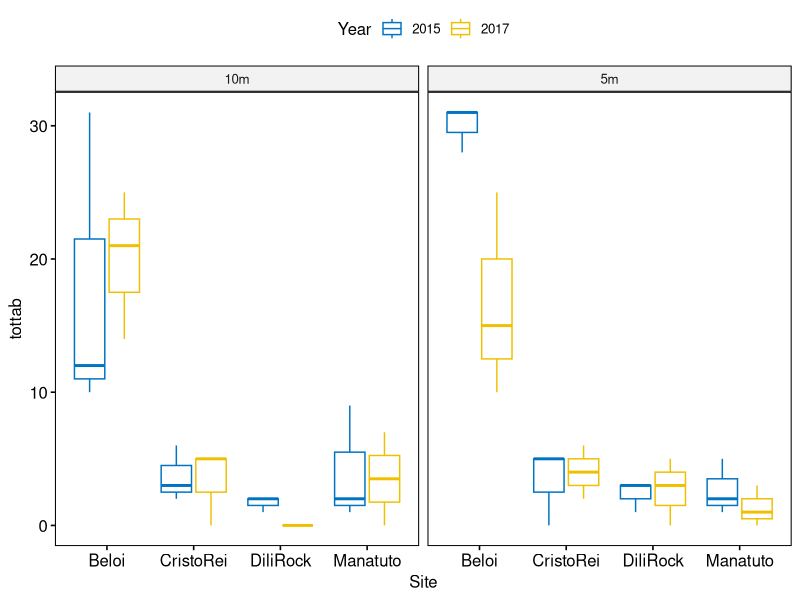
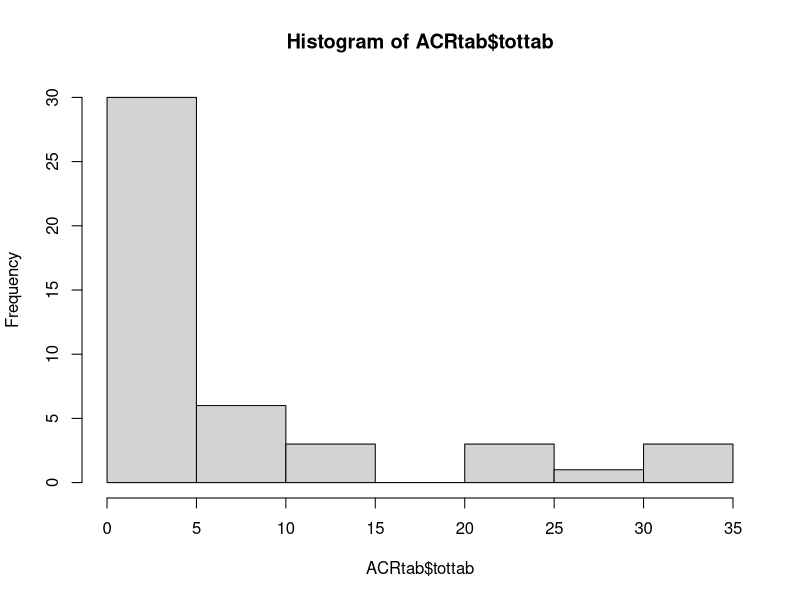
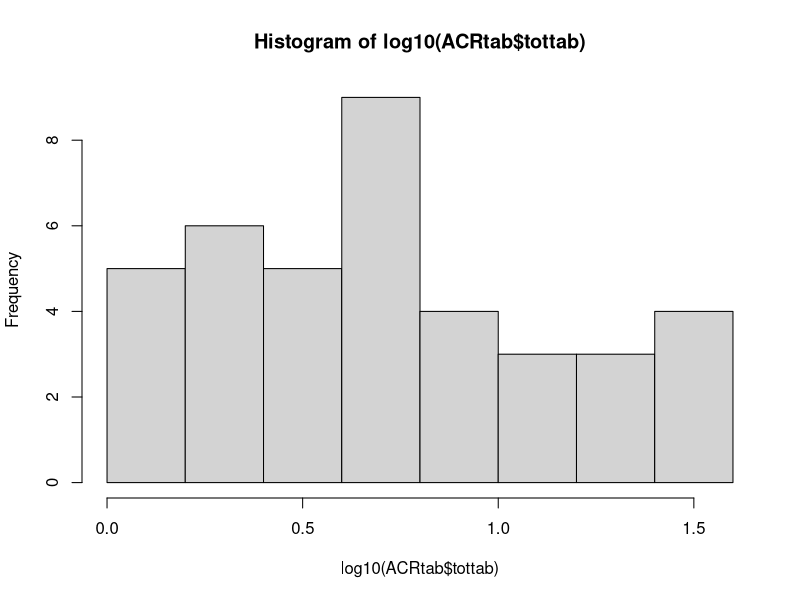
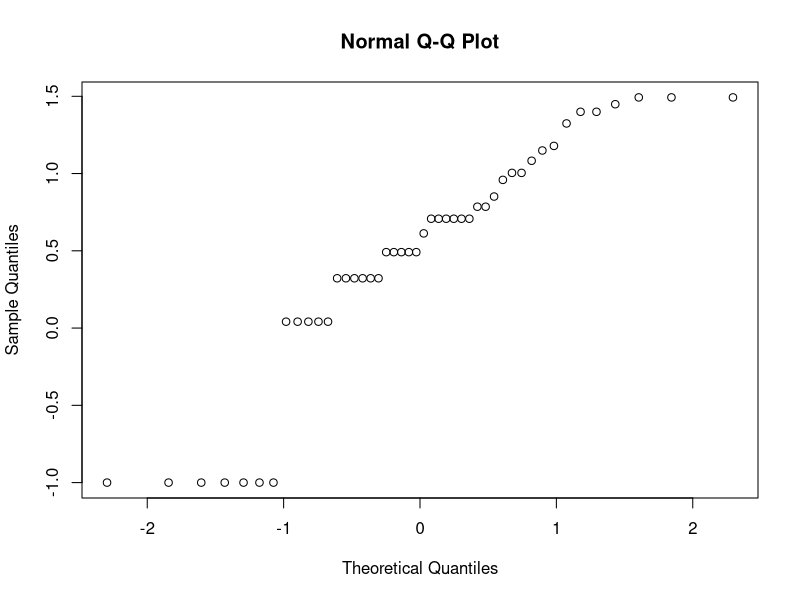
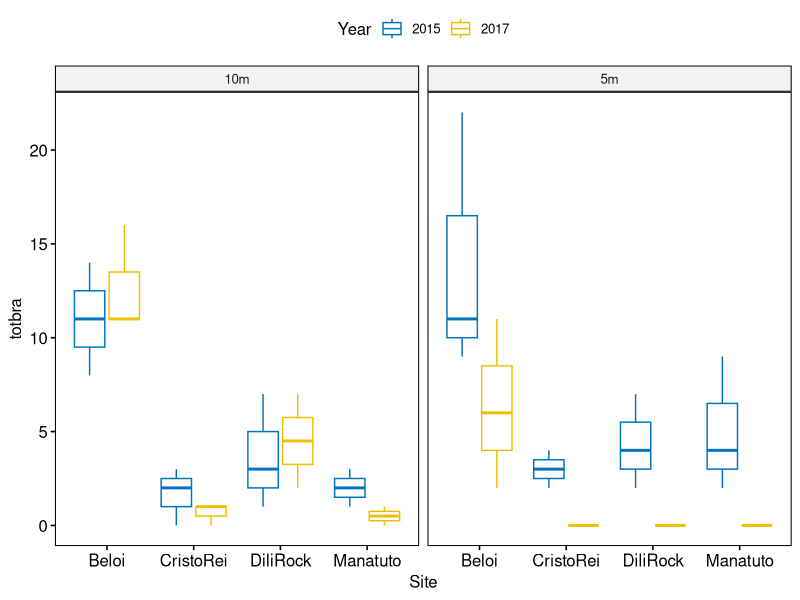
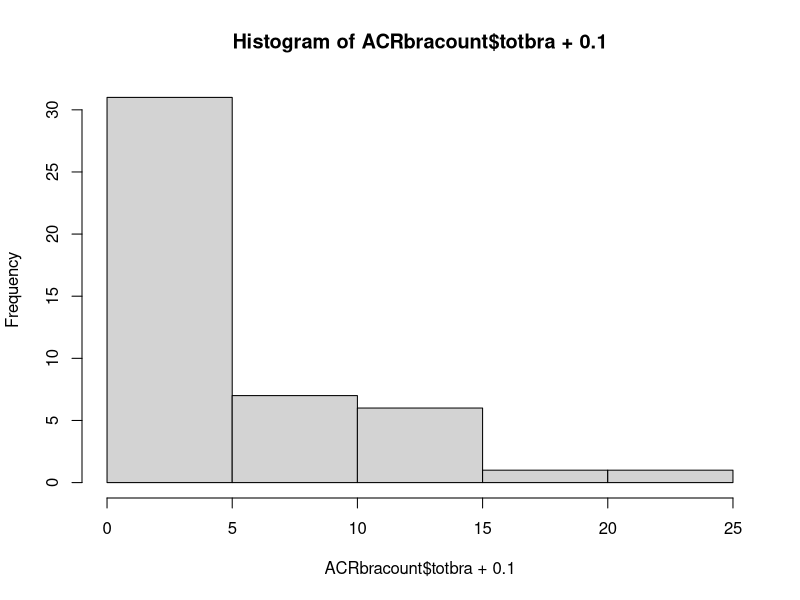
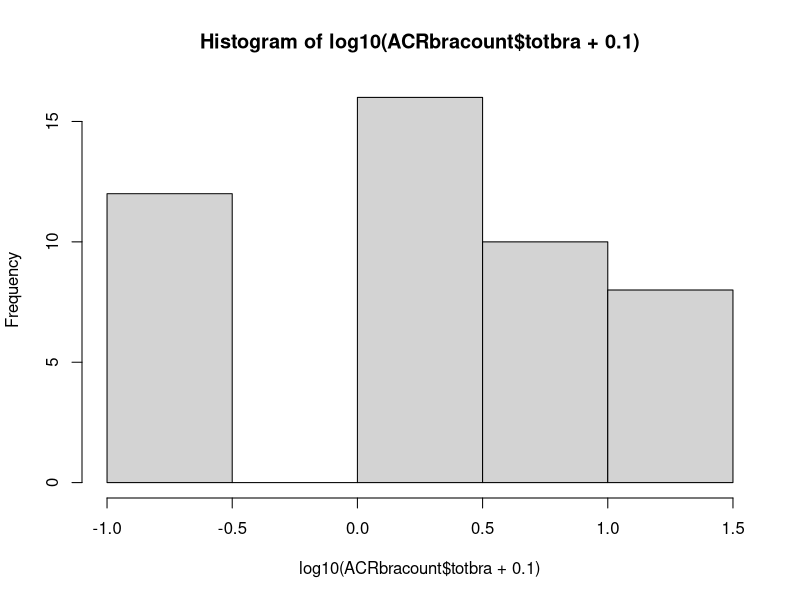
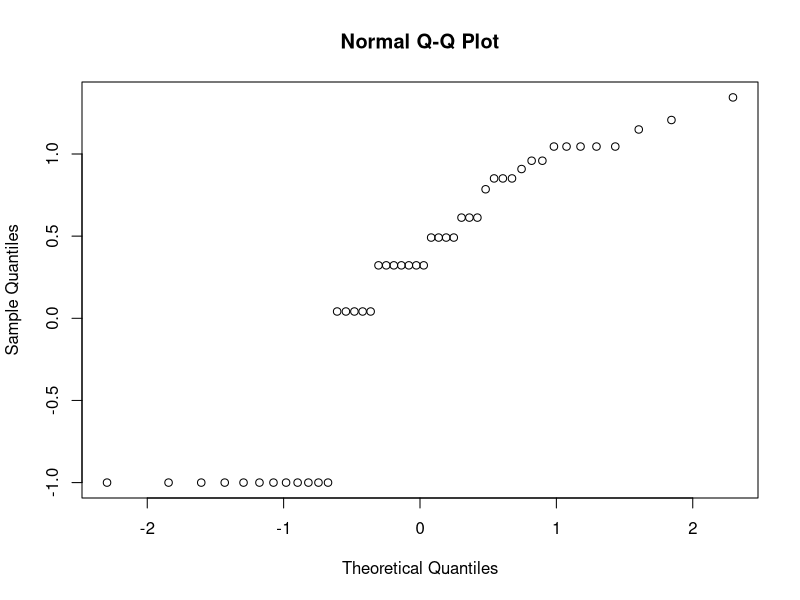

Generate these figures, in order, with R:
## ---- chunk 1
knitr::opts_chunk$set(echo = TRUE)
## ---- chunk 2
library(here) # to use relative file paths to read in data
library(readr)
comp1517 <- read_csv(here::here("data/CoralHealth-2015-2017edit042021-R-genmorph.csv")) 

library(dplyr)
comp1517_factor <- comp1517 %>%  mutate(across(where(is.character),as.factor))
   
comp1517_factor$Year <- as.factor(comp1517_factor$Year) # year also as a factor

head(comp1517_factor)
## ---- chunk 3
comp1517_factor$long_id <- as.factor(paste(comp1517_factor$Site,
                                           comp1517_factor$Depth,
                                           comp1517_factor$Transect,
                                           sep = "_"))

levels(comp1517_factor$long_id)

ids <- read.csv(here::here("data/unique_ids_wnum.csv"))

library(dplyr)
comp1517_factor <- inner_join(comp1517_factor, ids, by = 'long_id')
comp1517_factor$num_id <- as.factor(comp1517_factor$num_id)
## ---- chunk 4
library(tidyr)
library(dplyr)

ACRcount <- comp1517_factor %>% 
   group_by(Year, Site, Depth, Transect, num_id, GEN, morph) %>% 
   summarize(tot = sum(Number))%>% 
 
      group_by(Year, Site, Depth, Transect,num_id, GEN, morph) %>% 
   summarize(totmorph = sum(tot))%>% 
      filter(GEN == "ACR") %>% 
      pivot_wider(names_from = morph, 
                  values_from = totmorph,
                  values_fill = 0) %>% 
   pivot_longer(bush:bottle, names_to = 'morph', values_to = 'totmorph')

ACRtab <- ACRcount %>% filter(morph == 'corym' | morph == 'tab') %>%
   summarize(tottab = sum(totmorph))

library(ggpubr) 
ggboxplot(
  ACRtab, x = "Site", y = "tottab", facet.by = 'Depth',
  color = "Year", palette = "jco"
  )

# check nomality
hist(ACRtab$tottab)
hist(log10(ACRtab$tottab))
qqnorm(log10(ACRtab$tottab+.1))
library(car)
leveneTest(tottab ~ Year * Site * Depth, data = ACRtab)
## ---- chunk 5
# normal anova
summary(aov(log10(tottab + .1) ~ Year * Site * Depth +
               Error(num_id), data = ACRtab))

# mixed model approach
library(nlme)
acr.lme <- lme(log10(tottab + .1 ) ~ Year *Site * Depth, 
               random = ~1|num_id,
               data = ACRtab, na.action = na.exclude)
#acr.lme
summary(acr.lme)
library(car)
Anova(acr.lme)
library(emmeans)
emmeans(acr.lme, list(pairwise ~ Site), adjust = "tukey")

# random intercept and slope
acr.lme2 <- lme(log10(tottab + .1) ~ Year *Site * Depth, 
                random = ~Year|num_id,
               data = ACRtab, na.action = na.exclude)
acr.lme2
summary(acr.lme2)
Anova(acr.lme2)
emmeans(acr.lme, list(pairwise ~ Site), adjust = "tukey")

anova(acr.lme, acr.lme2)  # not significantly different
## ---- chunk 6
ACRtabave <- ACRtab %>% 
   group_by( Site, GEN) %>% 
   summarize(ave = mean(tottab), SE = sd(tottab)/n())
ACRtabave
## ---- chunk 7
ACRbracount <- ACRcount %>% 
   filter(morph == "br" | morph == "bush" | morph == "stag") %>% 
   summarize(totbra = sum(totmorph))

# boxplot
ggboxplot(
  ACRbracount, x = "Site", y = "totbra", facet.by = 'Depth',
  color = "Year", palette = "jco"
  )

# check normality
hist(ACRbracount$totbra + 0.1)
hist(log10(ACRbracount$totbra +0.1))
qqnorm(log10(ACRbracount$totbra +0.1))
leveneTest(totbra ~ Year * Site * Depth, data = ACRbracount)
## ---- chunk 8
acrbra.lme <- lme(log10(totbra + 0.1) ~ Year * Site * Depth, 
                  random = ~1|num_id,
               data = ACRbracount, na.action = na.exclude)
acrbra.lme
summary(acrbra.lme) # lowest AIC
Anova(acrbra.lme)
emmeans(acr.lme, list(pairwise ~ Site), adjust = "tukey")
emmeans(acr.lme, list(pairwise ~ Year), adjust = "tukey")

# random intercept and slope
acrbra.lme2 <- lme(log10(totbra + 0.1) ~ Year * Site * Depth, random = ~Year|num_id,
               data = ACRbracount, na.action = na.exclude)
acrbra.lme2
summary(acrbra.lme2)
Anova(acrbra.lme2)

anova(acrbra.lme, acrbra.lme2) # models not significantly different 
## ---- chunk 9
# relevel factors 
ACRbracount$Depth <- relevel(ACRbracount$Depth, ref = "5m")

# rename and reorder sites
ACRbracount$Site <- ordered(ACRbracount$Site, levels = c("Rural-N", "Rural-E", "Urban-E", "Urban-W"))
levels(ACRbracount$Site)[levels(ACRbracount$Site)=="Beloi"] <- "Rural-N"
levels(ACRbracount$Site)[levels(ACRbracount$Site)=="Manatuto"] <- "Rural-E"
levels(ACRbracount$Site)[levels(ACRbracount$Site)=="CristoRei"] <- "Urban-E"
levels(ACRbracount$Site)[levels(ACRbracount$Site)=="DiliRock"] <- "Urban-W"

# average branching acroporid per site, depth, year
ACRbraave_site_d_yr <- ACRbracount %>% 
   group_by( Site, Depth, Year, GEN) %>% 
   summarize(ave = mean(totbra), SE = sd(totbra)/n()) 
ACRbraave_site_d_yr

ggplot(ACRbracount, 
       aes(x = Year, y = totbra, fill = Depth)) +
   geom_boxplot() +
   facet_wrap(vars(Site)) +
   theme_classic()

# save plot as pdf and jpg
ggsave(here::here("figures/ACRbra_counts_site_d_yr.pdf"))
ggsave(here::here("figures/ACRbra_counts_site_d_yr.jpg"))
